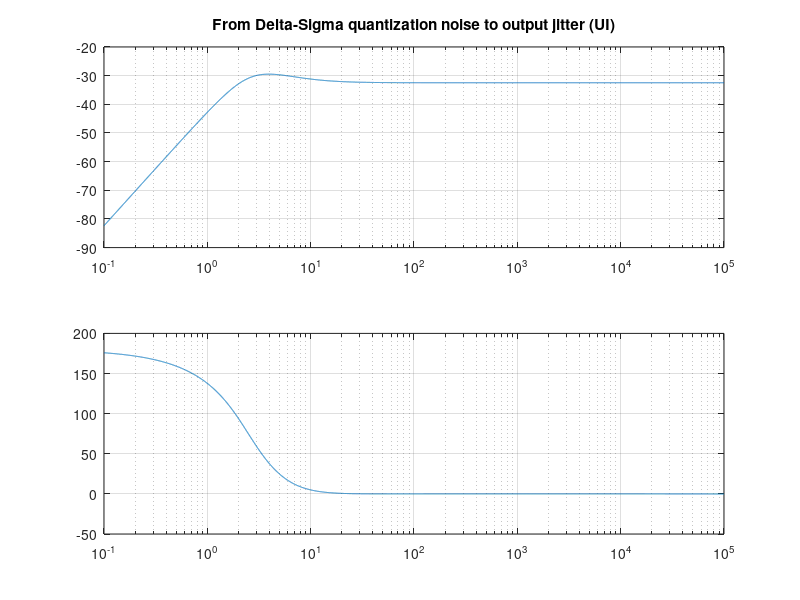
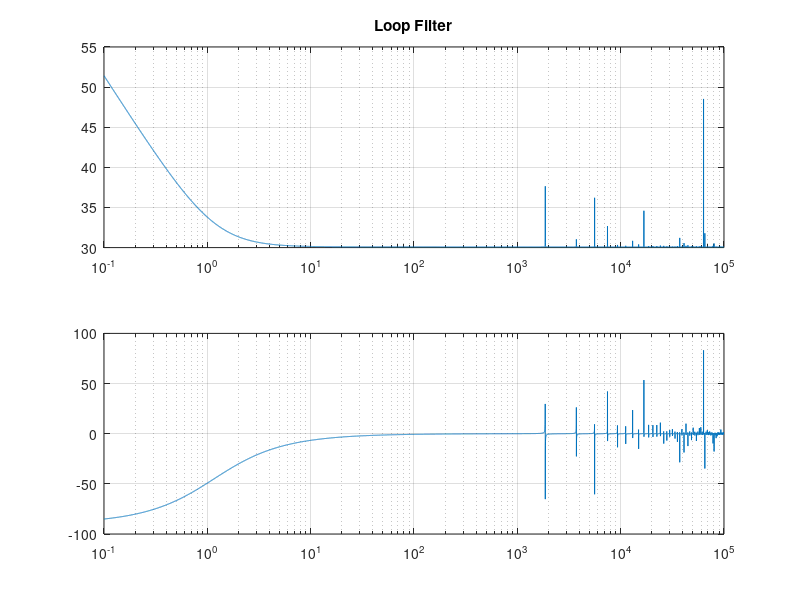
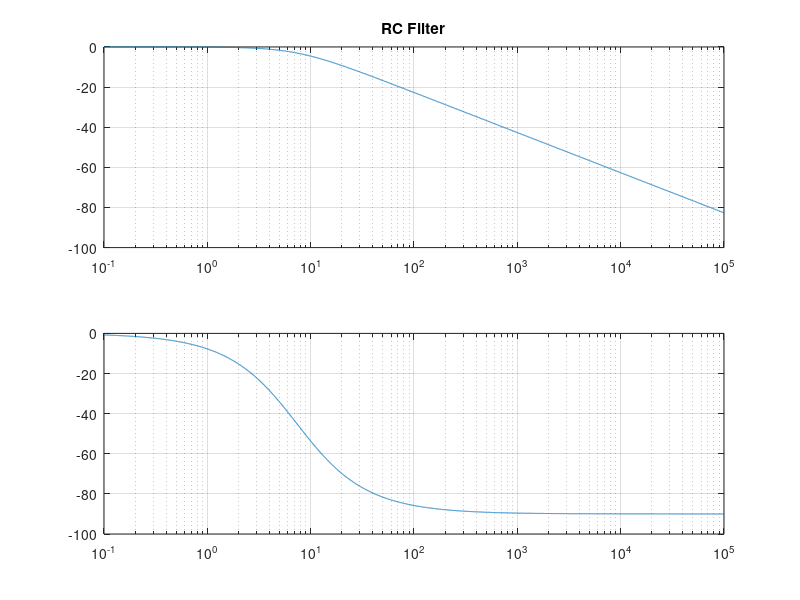
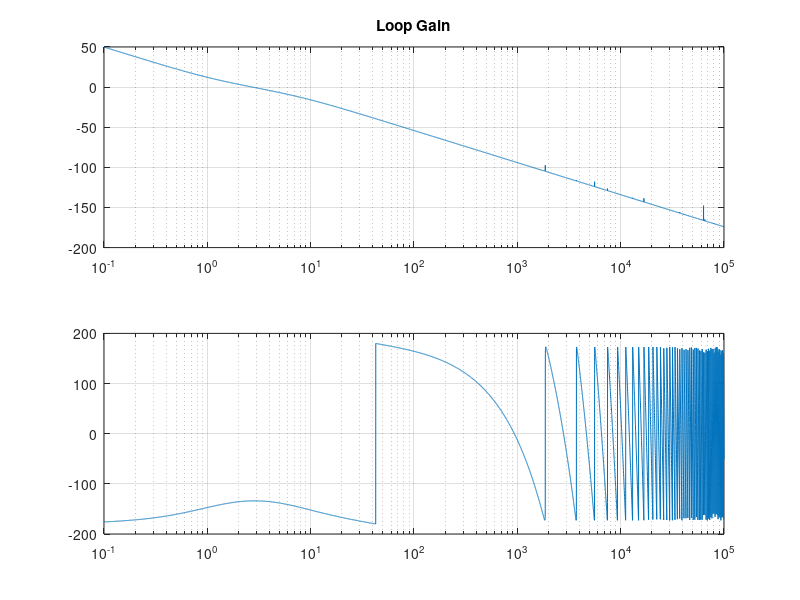

Source code (MATLAB) for these figures, in order:
w=logspace(-1,5,10000);

%VCXO:
Kvcxo=90e-6;
fvcxo=148.5e6/1.001;
Gvcxo=Kvcxo*fvcxo;

%Phase compartor:
Nfodiv=500*1000;
Tsloop=1/fvcxo*Nfodiv
Hf2t=2*1./(i*w).*exp(-i*w*Tsloop);

%Loop Filter:
%Digital Approximation:
Tsi=Tsloop;
Gp=256;
Nblint=24;       %Number of bits in integrator register (2-compl. rep.)
Nbl=20;          %Number of bits in loop filter output (only positive values)
Hlfd=(Gp+(1./(exp(i*w*Tsi)-1)))*2^(Nbl-Nblint+1);

%DeltaSigma DAC:
Vcc=3.3;
Nbdac=Nbl;      %Width of DAC input (only positive values)
Tds=8/fvcxo;
Mdac=1;
Gdac=Vcc*Mdac*2^-Nbdac;
Hntf=(exp(i*w*Tds)-1)./exp(i*w*Tds).*Vcc*Mdac;

%RC Filter:
R=200e3;
C=680e-9;
Hrc=1./(R*C*i*w+1);

%Loop Gain:
Hloop=Hf2t.*Hlfd.*Gdac.*Hrc.*Kvcxo.*fvcxo;
%Phase margin:
PhaseMargin=45;
GainMargin=-20*log10(abs(Hloop(max(find(180/pi*angle(Hloop)>-180+PhaseMargin)))))
PhaseMargin=180+180/pi*angle(Hloop(min(find(abs(Hloop)<1))))

%From VCXO voltage noise to jitter:
HVc2jit=Kvcxo.*fvcxo./(1+Hloop).*(1./(i*w)).*10;

%From DS quantization noise to jitter:
Hq2jit=Hntf.*HVc2jit;

%From DAC noise to jitter:
Hdac2jit=Hrc.*HVc2jit;

%From fin to fout:
Hfi2fo=((2./(i*w)).*Hlfd.*Gdac.*Hrc.*Gvcxo)./(1+Hloop);

%From phase detector quantization to jitter:
Hpq2jit=Hlfd.*Gdac.*Hrc.*HVc2jit;

figure(1)
subplot(2,1,1)
semilogx(w,20*log10(abs(Hq2jit)));
grid on
title('From Delta-Sigma quantization noise to output jitter (UI)')
subplot(2,1,2)
semilogx(w,180./pi*angle(Hq2jit));
grid on

figure(2)
subplot(2,1,1)
semilogx(w,20*log10(abs(Hlfd)));
title('Loop Filter')
grid on
subplot(2,1,2)
semilogx(w,180./pi*angle(Hlfd));
grid on

figure(3)
subplot(2,1,1)
semilogx(w,20*log10(abs(Hrc)));
title('RC Filter')
grid on
subplot(2,1,2)
semilogx(w,180./pi*angle(Hrc));
grid on

figure(4)
subplot(2,1,1)
semilogx(w,20*log10(abs(Hloop)));
grid on
title('Loop Gain')
subplot(2,1,2)
semilogx(w,180./pi*angle(Hloop));
grid on

figure(5)
subplot(2,1,1)
semilogx(w,20*log10(abs(HVc2jit)));
grid on
title('From VCXO voltage (Vc) to output jitter (UI)')
subplot(2,1,2)
semilogx(w,180./pi*angle(HVc2jit));
grid on

figure(6)
subplot(2,1,1)
semilogx(w,20*log10(abs(Hdac2jit)));
grid on
title('From DAC output noise (voltage) to output jitter (UI)')
subplot(2,1,2)
semilogx(w,180./pi*angle(Hdac2jit));
grid on

figure(7)
subplot(2,1,1)
semilogx(w,20*log10(abs(Hfi2fo)));
grid on
title('From fin to fout')
subplot(2,1,2)
semilogx(w,180./pi*angle(Hfi2fo));
grid on

figure(8)
subplot(2,1,1)
semilogx(w,20*log10(abs(Hpq2jit)));
grid on
title('From phase detector quantization to jitter (UI)')
subplot(2,1,2)
semilogx(w,180./pi*angle(Hpq2jit));
grid on